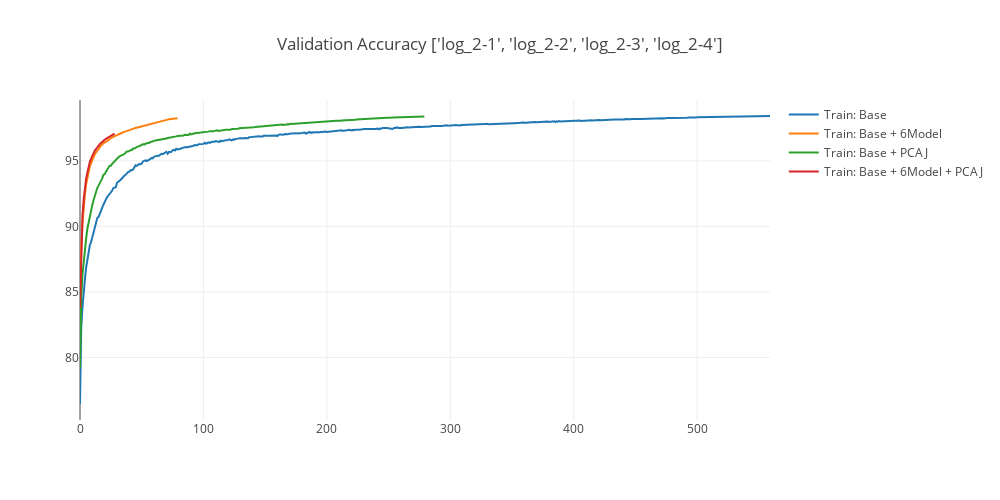

Notebook code cell kept with this figure:
### Code cell
title = "Validation Accuracy " + str(names)
fig_name = output_folder + experiment + "_acc.html"

trace1 = go.Scatter(
    x = all_epoch[0],
    y = all_acc[0], 
    mode = 'lines',
    name = 'Train: Base'
)

trace2 = go.Scatter(
    x = all_epoch[1],
    y = all_acc[1], 
    mode = 'lines',
    name = 'Train: Base + 6Model'
)

trace3 = go.Scatter(
    x = all_epoch[2],
    y = all_acc[2], 
    mode = 'lines',
    name = 'Train: Base + PCAJ'
)

trace4 = go.Scatter(
    x = all_epoch[3],
    y = all_acc[3], 
    mode = 'lines',
    name = 'Train: Base + 6Model + PCAJ'
)

layout = go.Layout(
    width=1000,
    height=500,
    title= title
)
data = [trace1, trace2, trace3, trace4]
fig1 = go.Figure(data=data, layout=layout)
plotly.offline.iplot(fig1)

### Figure 1 — Plotly figure (JSON) as saved in the notebook; plotly's stock layout.template omitted (floating-point values rounded to 4 significant figures; data arrays with more than 128 entries replaced by an {"elided": "..."} marker saying what was removed)
{"data": [{"mode": "lines", "name": "Train: Base", "type": "scatter", "uid": "7115ba3a-1cff-11e9-995b-001a7dda7111", "x": {"elided": "560 int values"}, "y": {"elided": "560 float values"}}, {"mode": "lines", "name": "Train: Base + 6Model", "type": "scatter", "uid": "7115ba3b-1cff-11e9-819c-001a7dda7111", "x": [0, 1, 2, 3, 4, 5, 6, 7, 8, 9, 10, 11, 12, 13, 14, 15, 16, 17, 18, 19, 20, 21, 22, 23, 24, 25, 26, 27, 28, 29, 30, 31, 32, 33, 34, 35, 36, 37, 38, 39, 40, 41, 42, 43, 44, 45, 46, 47, 48, 49, 50, 51, 52, 53, 54, 55, 56, 57, 58, 59, 60, 61, 62, 63, 64, 65, 66, 67, 68, 69, 70, 71, 72, 73, 74, 75, 76, 77, 78, 79], "y": [83.32, 88.3, 90.2, 91.56, 92.48, 93.23, 93.74, 94.19, 94.58, 94.83, 95.08, 95.3, 95.49, 95.64, 95.78, 95.94, 96.0, 96.16, 96.24, 96.34, 96.42, 96.45, 96.54, 96.62, 96.69, 96.72, 96.79, 96.84, 96.89, 96.94, 96.97, 97.02, 97.07, 97.09, 97.14, 97.18, 97.21, 97.25, 97.27, 97.32, 97.35, 97.38, 97.41, 97.44, 97.47, 97.51, 97.53, 97.57, 97.61, 97.63, 97.65, 97.69, 97.72, 97.74, 97.76, 97.79, 97.82, 97.83, 97.86, 97.9, 97.91, 97.93, 97.95, 97.98, 98.0, 98.02, 98.04, 98.06, 98.09, 98.11, 98.13, 98.14, 98.16, 98.17, 98.19, 98.21, 98.22, 98.23, 98.24, 98.25]}, {"mode": "lines", "name": "Train: Base + PCAJ", "type": "scatter", "uid": "7115ba3c-1cff-11e9-a56b-001a7dda7111", "x": {"elided": "280 int values"}, "y": {"elided": "280 float values"}}, {"mode": "lines", "name": "Train: Base + 6Model + PCAJ", "type": "scatter", "uid": "7115ba3d-1cff-11e9-831b-001a7dda7111", "x": [0, 1, 2, 3, 4, 5, 6, 7, 8, 9, 10, 11, 12, 13, 14, 15, 16, 17, 18, 19, 20, 21, 22, 23, 24, 25, 26, 27, 28], "y": [83.77, 88.8, 90.82, 92.08, 92.98, 93.65, 94.1, 94.58, 94.92, 95.17, 95.41, 95.61, 95.78, 95.9, 96.06, 96.17, 96.27, 96.36, 96.46, 96.53, 96.61, 96.68, 96.74, 96.8, 96.86, 96.9, 96.97, 97.02, 97.07]}], "layout": {"height": 500, "title": "Validation Accuracy ['log_2-1', 'log_2-2', 'log_2-3', 'log_2-4']", "width": 1000}}
